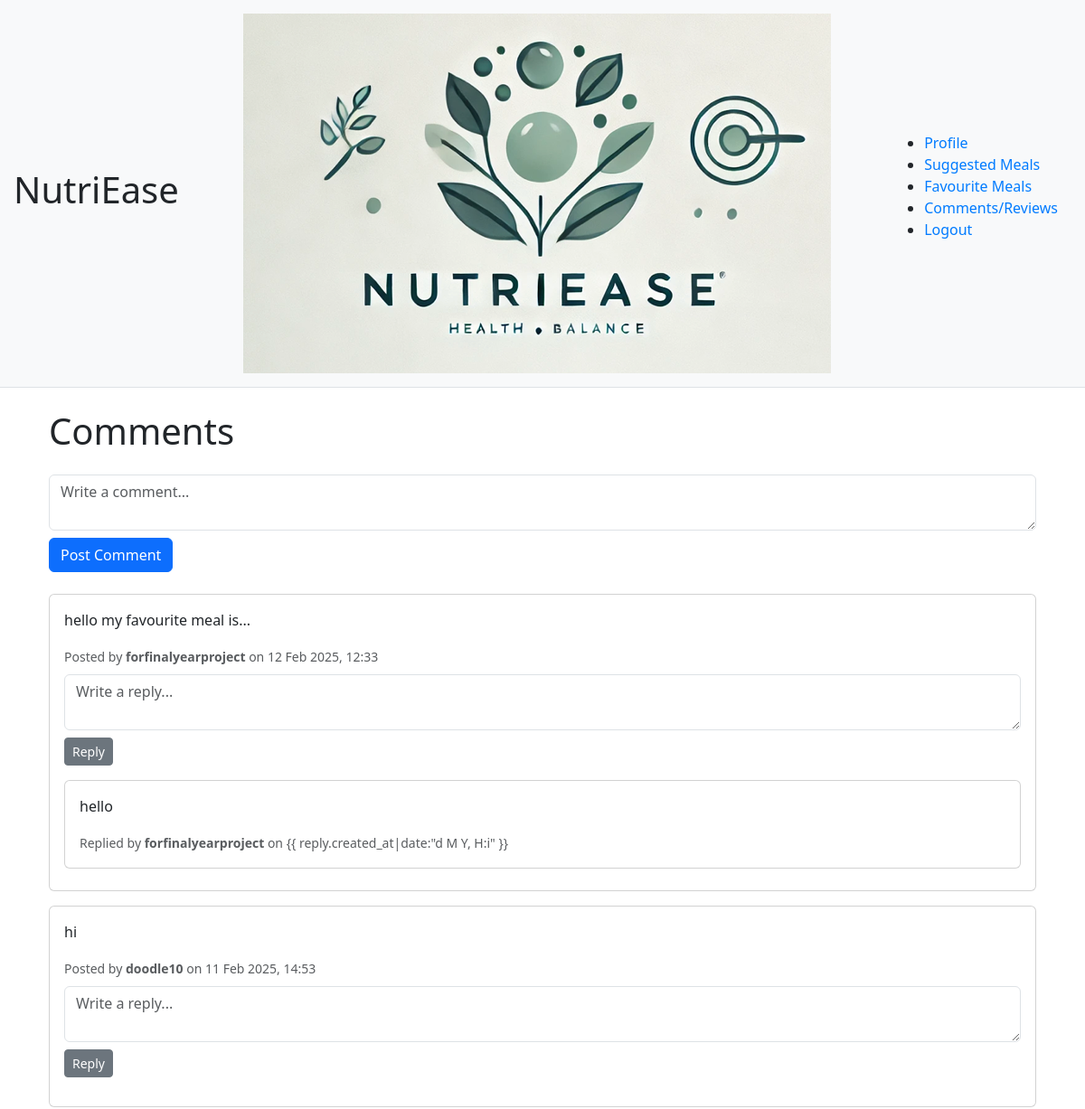
Before: /comments/ (signed in, upper part) with the older database file.
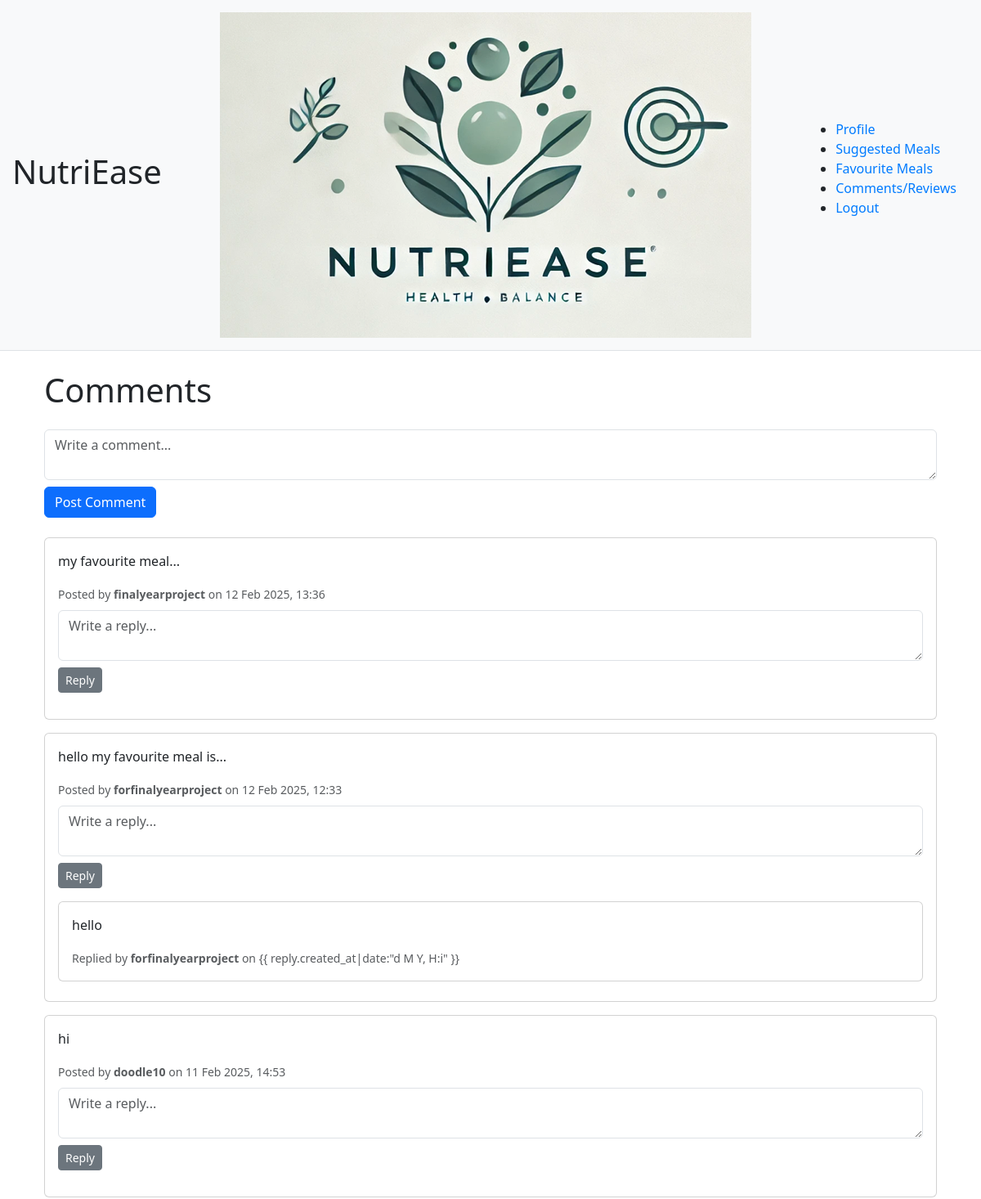
After: the same page with the newer database file.
### Nutri/models.py (models this page shows, shortened)
class Comment(models.Model):
    content = models.TextField()  # Comment text content
    created_at = models.DateTimeField(auto_now_add=True)  # Timestamp when the comment is created
    user = models.ForeignKey(User, null=True, blank=True, on_delete=models.CASCADE)  # User who posted the comment
    parent = models.ForeignKey(
        'self', null=True, blank=True, on_delete=models.CASCADE, related_name='replies'
    )  # Parent comment for nested replies

### Nutri/views.py (the view, shortened to what this page needs)
# urls.py: path('comments/', views.comments, name='comments'),
@login_required
def comments(request):
    all_comments = Comment.objects.filter(parent__isnull=True).order_by('-created_at')  # Fetch all top-level comments
    return render(request, 'comment.html', {'comments': all_comments})

### Nutri/Templates/comment.html (shortened to what this page needs)
{% extends 'base.html' %}
{% block content %}
<div class="container">
    <h1 class="mb-4">Comments</h1>
    <form method="POST" class="mb-4">
        <textarea name="comment" class="form-control mb-2" placeholder="Write a comment..." required></textarea>
        <button type="submit" class="btn btn-primary">Post Comment</button>
    </form>
    <div class="comment">
        {% for comment in comments %}
        <div class="card mb-3">
            <div class="card-body">
                <p class="card-text">{{ comment.content }}</p>
                <small class="text-muted">
                    Posted by <strong>{{ comment.user.username }}</strong> on {{ comment.created_at|date:"d M Y, H:i" }}
                </small>
                <form method="POST" class="mt-2">
                    <textarea name="comment" class="form-control mb-2" placeholder="Write a reply..."
                        required></textarea>
                    <button type="submit" class="btn btn-secondary btn-sm">Reply</button>
                </form>
                <div class="ml-4 mt-3">
                    {% for reply in comment.replies.all %}
                    <div class="card mb-2">
                        <div class="card-body">
                            <p class="card-text">{{ reply.content }}</p>
                            <small class="text-muted">
                                Replied by <strong>{{ reply.user.username }}</strong> on {{ reply.created_at|date:"d M
                                Y, H:i" }}
                            </small>
                        </div>
                    </div>
                    {% endfor %}
                </div>
            </div>
        </div>
        {% empty %}
        <p class="text-center">Be the first!</p>
        {% endfor %}
    </div>
</div>
{% endblock %}

### Nutri/Templates/base.html (shortened to what this page needs)
<!DOCTYPE html>
<html lang="en">
<head>
    <link href="https://cdn.jsdelivr.net/npm/bootstrap@5.3.0-alpha1/dist/css/bootstrap.min.css" rel="stylesheet">
</head>
<body>
    <main>
        {% if user.is_authenticated %}
        <nav class="main-menu">
            <h1>NutriEase</h1>
            {% load static %}
            <img class="logo" src="{% static 'images/logo.jpg' %}" alt="NutriEase Logo" />
            <ul>
                <li class="nav-item"><a href="{% url 'profile' %}"> Profile</a></li>
                <li class="nav-item"><a href="{% url 'meals' %}"> Suggested Meals</a></li>
                <li><a href="{% url 'favourite' %}">Favourite Meals</a></li>
                <li class="nav-item"><a href="{% url 'comments' %}"> Comments/Reviews</a></li>
                <li class="nav-item"><a href="{% url 'logout' %}"> Logout</a></li>
            </ul>
        </nav>
        {% endif %}
        <div class="container mt-4">
            {% block content %} {% endblock %}
        </div>
    </main>
</body>
</html>

### Nutri/Templates/base.html (style rules this page uses)
nav { padding: 15px; background-color: #f8f9fa; border-bottom: 1px solid #dee2e6; display: flex; justify-content: space-between; align-items: center; }
nav a { margin-right: 15px; color: #007bff; text-decoration: none; }

Changed rows visible on the page:
added Comment: content "my favourite meal...", user.username "finalyearproject", created_at "12 Feb 2025, 13:36", shown under "Comments"
